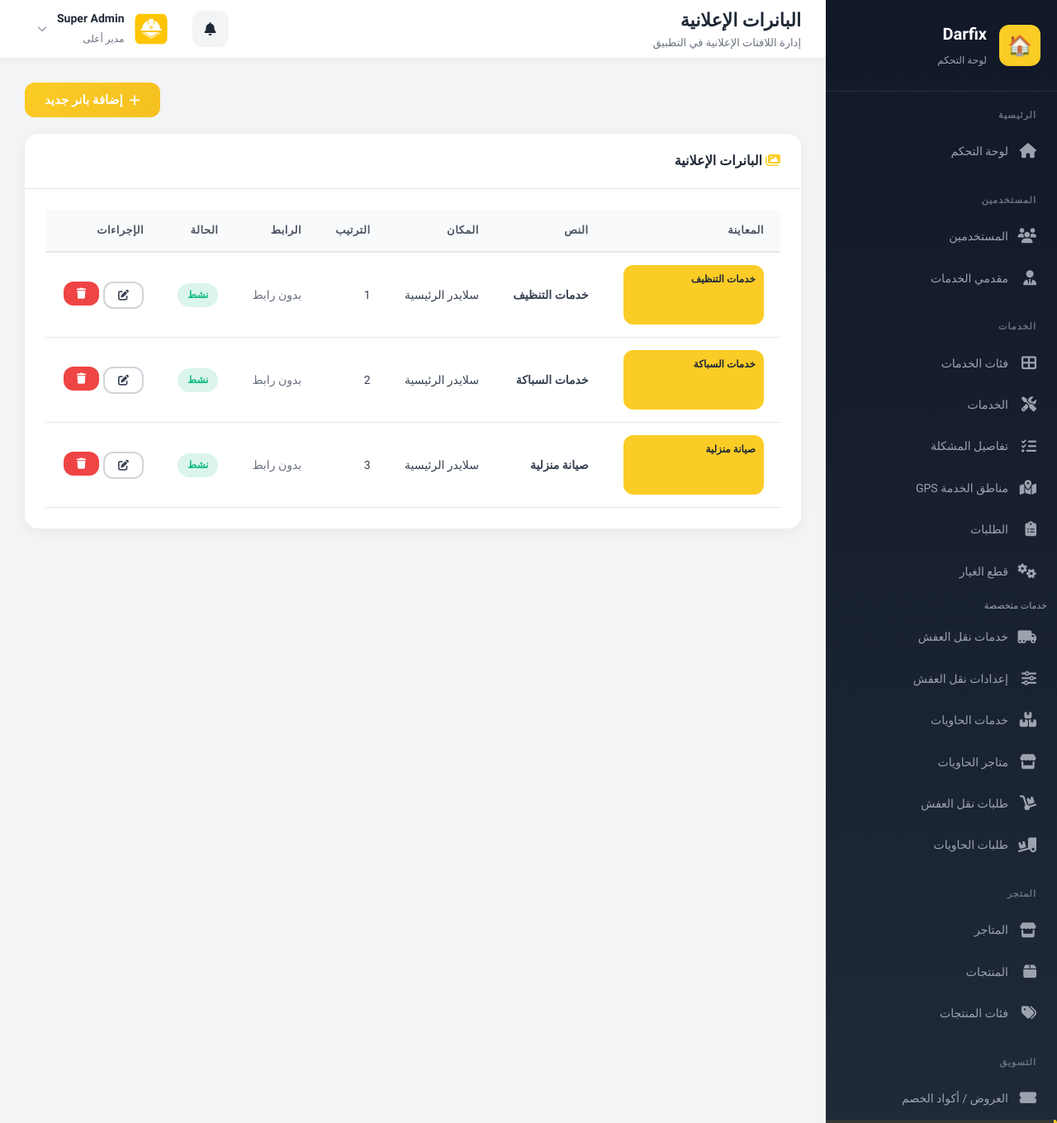
Screenshot of /pages/banners.php (signed in) with the database file from the repository.
### tables this page shows
CREATE TABLE `banners` (
  `id` INT PRIMARY KEY AUTO_INCREMENT,
  `title` VARCHAR(200),
  `title_en` VARCHAR(200) DEFAULT NULL,
  `title_ur` VARCHAR(200) DEFAULT NULL,
  `subtitle` VARCHAR(255) DEFAULT NULL,
  `subtitle_en` VARCHAR(255) DEFAULT NULL,
  `subtitle_ur` VARCHAR(255) DEFAULT NULL,
  `background_color` VARCHAR(20) NOT NULL DEFAULT '#FBCC26',
  `background_color_end` VARCHAR(20) DEFAULT NULL,
  `image` VARCHAR(255) NOT NULL,
  `link` VARCHAR(500),
  `link_type` ENUM('category', 'offer', 'product', 'external', 'none') DEFAULT 'none',
  `link_id` INT,
  `position` ENUM('home_slider', 'home_middle', 'home_mid', 'home_popup', 'category', 'offer') DEFAULT 'home_slider',
  `is_active` TINYINT(1) DEFAULT 1,
  `sort_order` INT DEFAULT 0,
  `start_date` DATE,
  `end_date` DATE,
  `created_at` TIMESTAMP DEFAULT CURRENT_TIMESTAMP
);

### pages/banners.php (the view, shortened to what the rows shown need)
<?php
$pageTitle = 'البانرات الإعلانية';
$action = get('action', 'list');
function normalizeHexColor($value, $default = '#FBCC26'): string
{
    $raw = trim((string) $value);
    return strtoupper($raw);
}
function getContrastTextColor($hexColor): string
{
    $hex = ltrim(normalizeHexColor($hexColor), '#');
    $r = hexdec(substr($hex, 0, 2));
    $g = hexdec(substr($hex, 2, 2));
    $b = hexdec(substr($hex, 4, 2));
    $luminance = (($r * 299) + ($g * 587) + ($b * 114)) / 1000;
    return $luminance >= 150 ? '#1F2937' : '#FFFFFF';
}
function bannerGradientCss(array $banner): string
{
    $start = normalizeHexColor($banner['background_color'] ?? '#FBCC26', '#FBCC26');
    $rawEnd = trim((string) ($banner['background_color_end'] ?? ''));
    $end = $rawEnd !== '' ? normalizeHexColor($rawEnd, $start) : $start;
    if ($start === $end) {
        return $start;
    }
    return "linear-gradient(135deg, {$start} 0%, {$end} 100%)";
}
function isHomeSliderPosition($position): bool
{
    return trim((string) $position) === 'home_slider';
}
$banners = db()->fetchAll("SELECT * FROM banners ORDER BY position, sort_order");
include '../includes/header.php';
?>
<?php if ($action === 'list'): ?>
    <div class="card animate-slideUp">
        <div class="card-body">
            <?php if (empty($banners)): ?>
                <div class="empty-state">
                    <div class="empty-state-icon">🖼️</div>
                    <h3>لا توجد بانرات</h3>
                    <p>أضف بانر بتصميم مخصص للصفحة الرئيسية</p>
                </div>
            <?php else: ?>
                <div class="table-responsive">
                    <table class="table">
                        <thead>
                            <tr>
                                <th>المعاينة</th>
                                <th>النص</th>
                                <th>المكان</th>
                                <th>الترتيب</th>
                                <th>الرابط</th>
                                <th>الحالة</th>
                                <th>الإجراءات</th>
                            </tr>
                        </thead>
                        <tbody>
                            <?php foreach ($banners as $b): ?>
                                <?php
                                $previewBackground = bannerGradientCss($b);
                                $textColor = getContrastTextColor($b['background_color'] ?? '#FBCC26');
                                $isSliderPreview = isHomeSliderPosition($b['position'] ?? '');
                                ?>
                                <tr>
                                    <td>
                                        <?php if ($isSliderPreview): ?>
                                            <div style="position: relative; width: 170px; height: 72px; border-radius: 12px; overflow: hidden; background: <?php echo htmlspecialchars($previewBackground, ENT_QUOTES, 'UTF-8'); ?>; padding: 10px;">
                                                <div style="position: absolute; inset-inline-end: 6px; bottom: 0; width: 54px; height: 54px; display: flex; align-items: flex-end; justify-content: center;">
                                                </div>
                                                <div style="color: <?php echo $textColor; ?>; max-width: 98px; line-height: 1.25;">
                                                    <div style="font-size: 12px; font-weight: 700; white-space: nowrap; overflow: hidden; text-overflow: ellipsis;">
                                                        <?php echo htmlspecialchars((string) ($b['title'] ?? ''), ENT_QUOTES, 'UTF-8'); ?>
                                                    </div>
                                                </div>
                                            </div>
                                        <?php else: ?>
                                            <img src="<?php echo imageUrl($b['image']); ?>" alt=""
                                                style="width: 170px; height: 72px; object-fit: cover; border-radius: 12px;">
                                        <?php endif; ?>
                                    </td>
                                    <td>
                                        <strong><?php echo htmlspecialchars((string) ($b['title'] ?? ''), ENT_QUOTES, 'UTF-8'); ?></strong>
                                    </td>
                                    <td>
                                        <?php
                                        $positions = [
                                            'home_slider' => 'سلايدر الرئيسية',
                                            'home_middle' => 'بنر وسط الصفحة',
                                            'home_mid' => 'بنر وسط الصفحة (قديم)',
                                            'home_popup' => 'نافذة منبثقة',
                                            'category' => 'صفحة الأقسام',
                                            'offer' => 'صفحة العروض'
                                        ];
                                        echo $positions[$b['position']] ?? $b['position'];
                                        ?>
                                    </td>
                                    <td>
                                        <?php echo (int) $b['sort_order']; ?>
                                    </td>
                                    <td>
                                        <?php
                                        if ($b['link_type'] === 'none') {
                                            echo '<span class="text-muted">بدون رابط</span>';
                                        } elseif ($b['link_type'] === 'external') {
                                            echo '<a href="' . htmlspecialchars((string) $b['link'], ENT_QUOTES, 'UTF-8') . '" target="_blank" class="text-primary"><i class="fas fa-external-link-alt"></i> رابط خارجي</a>';
                                        } else {
                                            echo '<span class="badge badge-info">' . htmlspecialchars((string) $b['link_type'], ENT_QUOTES, 'UTF-8') . ': ' . (int) $b['link_id'] . '</span>';
                                        }
                                        ?>
                                    </td>
                                    <td>
                                        <span class="badge <?php echo $b['is_active'] ? 'badge-success' : 'badge-danger'; ?>">
                                            <?php echo $b['is_active'] ? 'نشط' : 'غير نشط'; ?>
                                        </span>
                                    </td>
                                    <td>
                                        <div style="display: flex; gap: 5px;">
                                            <a href="?action=edit&id=<?php echo (int) $b['id']; ?>" class="btn btn-sm btn-outline">
                                                <i class="fas fa-edit"></i>
                                            </a>
                                            <form method="POST" style="display: inline;"
                                                onsubmit="return confirm('هل أنت متأكد من الحذف؟');">
                                                <button type="submit" class="btn btn-sm btn-danger">
                                                    <i class="fas fa-trash"></i>
                                                </button>
                                            </form>
                                        </div>
                                    </td>
                                </tr>
                            <?php endforeach; ?>
                        </tbody>
                    </table>
                </div>
            <?php endif; ?>
        </div>
    </div>
<?php endif; ?>
<?php include '../includes/footer.php'; ?>

### includes/header.php (shortened to what the rows shown need)
<?php
$admin = getCurrentAdmin();
$currentPage = basename($_SERVER['PHP_SELF'], '.php');
$isInPagesDir = strpos($_SERVER['PHP_SELF'], '/pages/') !== false;
$assetsPrefix = $isInPagesDir ? '../' : '';
$styleVersion = @filemtime(__DIR__ . '/../assets/css/style.css') ?: time();
$pages = $isInPagesDir ? '' : 'pages/';
?>
<!DOCTYPE html>
<html lang="ar" dir="rtl">
<head>
    <link rel="stylesheet" href="<?php echo $assetsPrefix; ?>assets/css/style.css?v=<?php echo $styleVersion; ?>">
    <link rel="stylesheet" href="https://cdnjs.cloudflare.com/ajax/libs/font-awesome/6.5.1/css/all.min.css">
</head>
<body>
    <div class="admin-layout">
        <aside class="sidebar" id="sidebar">
            <div class="sidebar-header">
                <div class="sidebar-brand">
                    <h2>Darfix</h2>
                </div>
            </div>
                <?php if (hasPermission('settings') || $admin['role'] === 'super_admin'): ?>
                        <?php if (hasPermission('settings') || $admin['role'] === 'super_admin'): ?>
                            <a href="<?php echo $pages; ?>settings.php"
                                class="nav-item <?php echo $currentPage === 'settings' ? 'active' : ''; ?>">
                                <i class="fas fa-cog"></i>
                                <span>الإعدادات</span>
                            </a>
                            <a href="<?php echo $pages; ?>notification-settings.php"
                                class="nav-item <?php echo $currentPage === 'notification-settings' ? 'active' : ''; ?>">
                                <i class="fas fa-bell-concierge"></i>
                                <span>إعدادات الإشعارات</span>
                            </a>
                        <?php endif; ?>
                <?php endif; ?>
        </aside>
        <main class="main-content">
            <header class="main-header">
                <div class="header-right">
                    <div class="header-title">
                        <h1><?php echo $pageTitle ?? 'لوحة التحكم'; ?></h1>
                    </div>
                </div>
                <div class="header-left">
                    <div style="position: relative; display: inline-block;" id="profile-dropdown-container">
                        <div class="header-profile"
                            onclick="document.getElementById('dropdown-menu').classList.toggle('show');"
                            style="cursor: pointer;">
                            <img src="<?php echo imageUrl($admin['avatar'] ?? null, 'https://ui-avatars.com/api/?name=' . urlencode($admin['full_name'])); ?>"
                                alt="Profile">
                            <div class="header-profile-info">
                                <h4><?php echo $admin['full_name']; ?></h4>
                                <span><?php echo $admin['role'] === 'super_admin' ? 'مدير أعلى' : ($admin['role'] === 'admin' ? 'مدير' : 'مشرف'); ?></span>
                            </div>
                            <i class="fas fa-chevron-down" style="color: #9ca3af; font-size: 12px;"></i>
                        </div>
                    </div>
                </div>
            </header>
            <div class="page-content">

### rows the page displays
banners: title "خدمات التنظيف", position "سلايدر الرئيسية", sort_order "1", link_type "بدون رابط", is_active "نشط"
banners: title "خدمات السباكة", position "سلايدر الرئيسية", sort_order "2", link_type "بدون رابط", is_active "نشط"
banners: title "صيانة منزلية", position "سلايدر الرئيسية", sort_order "3", link_type "بدون رابط", is_active "نشط"

### other values shown
$pageTitle "البانرات الإعلانية"
$pageSubtitle "إدارة اللافتات الإعلانية في التطبيق"
$admin['full_name'] "Super Admin"
